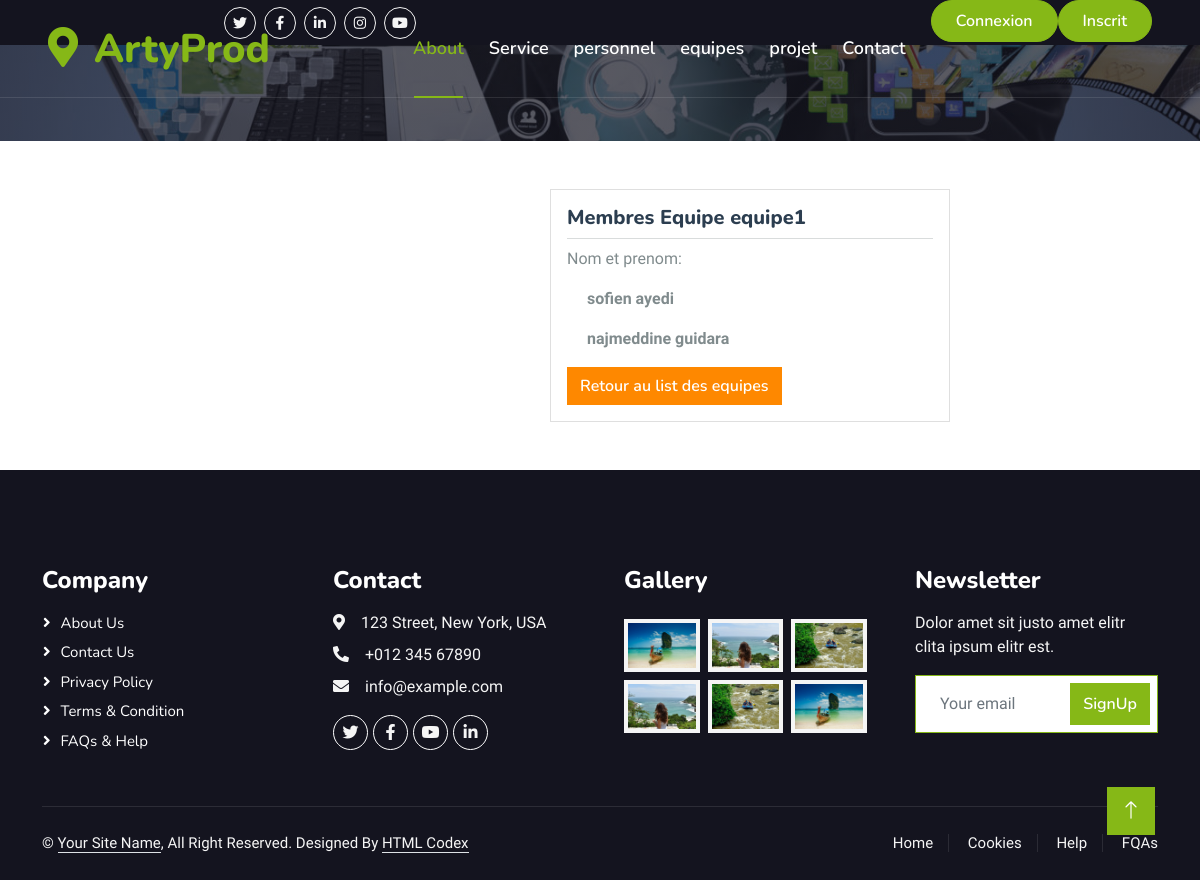
/ArtyProd/12/detail_equipe, run on the app's committed database.
### ArtyProd/models.py (models this page shows, shortened)
class Equipe(models.Model):
    nom = models.CharField(max_length=25)
    membres = models.ManyToManyField(Personnel)

class Personnel(models.Model):
    nom = models.CharField(max_length=100)
    prenom = models.CharField(max_length=100, default='')
    date_naissance = models.DateField(default=datetime.date.today)
    photo = models.ImageField(upload_to='photosProfil/', blank=True, null=True)
    cv = models.FileField(upload_to='cv/', blank=True, null=True)
    date_affectation = models.DateField(null=True, default=datetime.date.today)
    profil_linkedin_ou_site_personnel = models.URLField(blank=True)

### ArtyProd/views.py (the view)
# urls.py: path('<int:equipe_id>/detail_equipe', views.detail_equipe, name='detail_equipe'),
def detail_equipe(request, equipe_id):
    equipe = get_object_or_404(Equipe, id=equipe_id)
    context = {'equipe': equipe}
    return render(request, 'equipes/detail_equipe.html', context)

### ArtyProd/templates/equipes/detail_equipe.html (shortened to what this page needs)
{% extends 'navbar.html' %}
{% block content %}
      <div class="card" style="width: 400px;margin: 10px; margin-left: 550px;" >
        <div class="card-body">
            <h5 class="card-title">Membres Equipe {{ equipe.nom }}</h5>
            <hr class="dropdown-divider">
            <p class="card-text">Nom et prenom: <br>
              <div style="padding-left: 20px;">
              {% for membre in equipe.membres.all %}
               <b>{{ membre.nom }} {{ membre.prenom }}</b></p>
            {% endfor %}
          </div>
            <a href="{% url 'list_equipes' %}" class="btn btn-secondary">Retour au list des equipes</a>
  </div>
{% endblock %}

### ArtyProd/static/css/style.css (style rules this page uses)
:root { --primary: #86B817; --secondary: #FE8800; --light: #F5F5F5; --dark: #14141F; }
.btn { font-family: 'Nunito', sans-serif; font-weight: 600; transition: .5s; justify-content: center; align-items: center; }
.btn.btn-primary, .btn.btn-secondary { color: #FFFFFF; }

### data on the page
Equipe: nom "equipe1"
Personnel: nom "sofien", prenom "ayedi"
Personnel: nom "najmeddine", prenom "guidara"
